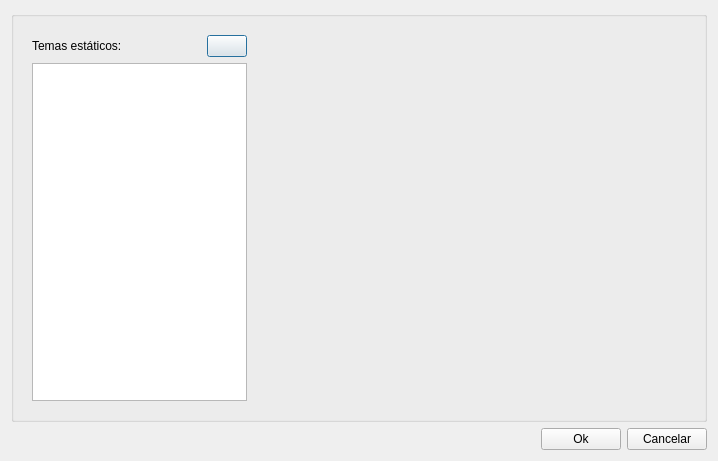
<?xml version="1.0" encoding="UTF-8"?>
<ui version="4.0">
 <class>IntersectionDialogForm</class>
 <widget class="QDialog" name="IntersectionDialogForm">
  <property name="geometry">
   <rect>
    <x>0</x>
    <y>0</y>
    <width>718</width>
    <height>461</height>
   </rect>
  </property>
  <property name="windowTitle">
   <string>Interseção</string>
  </property>
  <layout class="QVBoxLayout" name="verticalLayout_3">
   <item>
    <widget class="QGroupBox" name="groupBox">
     <property name="title">
      <string/>
     </property>
     <layout class="QHBoxLayout" name="horizontalLayout">
      <item>
       <widget class="QStackedWidget" name="layerTypeStc">
        <property name="currentIndex">
         <number>0</number>
        </property>
        <widget class="QWidget" name="themeListPage">
         <layout class="QGridLayout" name="gridLayout_2">
          <item row="0" column="0">
           <widget class="QLabel" name="label">
            <property name="text">
             <string>Temas estáticos:</string>
            </property>
           </widget>
          </item>
          <item row="1" column="0" colspan="2">
           <widget class="QListWidget" name="themeList"/>
          </item>
          <item row="0" column="1">
           <widget class="QPushButton" name="goToGridPageBtn">
            <property name="maximumSize">
             <size>
              <width>50</width>
              <height>50</height>
             </size>
            </property>
            <property name="toolTip">
             <string>Definir grades dinâmicas</string>
            </property>
            <property name="text">
             <string/>
            </property>
            <property name="icon">
             <iconset resource="icons.qrc">
              <normaloff>:/global/icons/next.png</normaloff>:/global/icons/next.png</iconset>
            </property>
           </widget>
          </item>
         </layout>
        </widget>
        <widget class="QWidget" name="dynamicGridListPage">
         <layout class="QGridLayout" name="gridLayout_3">
          <item row="0" column="0">
           <widget class="QLabel" name="label_2">
            <property name="text">
             <string>Grades dinâmicas:</string>
            </property>
           </widget>
          </item>
          <item row="2" column="0" colspan="2">
           <widget class="QTableWidget" name="dynamicGridsTableWidget">
            <property name="editTriggers">
             <set>QAbstractItemView::NoEditTriggers</set>
            </property>
            <property name="selectionMode">
             <enum>QAbstractItemView::SingleSelection</enum>
            </property>
            <property name="selectionBehavior">
             <enum>QAbstractItemView::SelectRows</enum>
            </property>
            <column>
             <property name="text">
              <string>Nome</string>
             </property>
            </column>
            <column>
             <property name="text">
              <string>Selecionar</string>
             </property>
            </column>
           </widget>
          </item>
          <item row="0" column="1">
           <widget class="QPushButton" name="goToThemePageBtn">
            <property name="maximumSize">
             <size>
              <width>50</width>
              <height>50</height>
             </size>
            </property>
            <property name="toolTip">
             <string>Definir temas estáticos</string>
            </property>
            <property name="text">
             <string/>
            </property>
            <property name="icon">
             <iconset resource="icons.qrc">
              <normaloff>:/global/icons/previous.png</normaloff>:/global/icons/previous.png</iconset>
            </property>
           </widget>
          </item>
         </layout>
        </widget>
       </widget>
      </item>
      <item>
       <widget class="QStackedWidget" name="geometryStc">
        <property name="currentIndex">
         <number>0</number>
        </property>
        <widget class="QWidget" name="emptyPage"/>
        <widget class="QWidget" name="rasterPage">
         <layout class="QGridLayout" name="gridLayout">
          <item row="0" column="0" colspan="4">
           <widget class="QLabel" name="label_8">
            <property name="text">
             <string>&lt;!DOCTYPE HTML PUBLIC &quot;-//W3C//DTD HTML 4.0//EN&quot; &quot;http://www.w3.org/TR/REC-html40/strict.dtd&quot;&gt;
&lt;html&gt;&lt;head&gt;&lt;meta name=&quot;qrichtext&quot; content=&quot;1&quot; /&gt;&lt;style type=&quot;text/css&quot;&gt;
p, li { white-space: pre-wrap; }
&lt;/style&gt;&lt;/head&gt;&lt;body style=&quot; font-family:'MS Shell Dlg 2'; font-size:8.25pt; font-weight:400; font-style:normal;&quot;&gt;
&lt;p style=&quot;-qt-paragraph-type:empty; margin-top:0px; margin-bottom:0px; margin-left:0px; margin-right:0px; -qt-block-indent:0; text-indent:0px; font-size:8pt;&quot;&gt;&lt;/p&gt;
&lt;p style=&quot;-qt-paragraph-type:empty; margin-top:0px; margin-bottom:0px; margin-left:0px; margin-right:0px; -qt-block-indent:0; text-indent:0px; font-size:8pt;&quot;&gt;&lt;/p&gt;
&lt;p style=&quot; margin-top:0px; margin-bottom:0px; margin-left:0px; margin-right:0px; -qt-block-indent:0; text-indent:0px;&quot;&gt;&lt;span style=&quot; font-size:8pt;&quot;&gt;Caso o raster de interseção possua várias bandas, informe no campo abaixo o número das bandas que &lt;/span&gt;&lt;span style=&quot; font-size:8pt; font-weight:600;&quot;&gt;serão&lt;/span&gt;&lt;span style=&quot; font-size:8pt;&quot;&gt; incluídas como atributo. Múltiplas bandas devem ser separadas por vírgulas.  Intervalos podem ser especificados com um hífen.&lt;/span&gt;&lt;/p&gt;
&lt;p style=&quot;-qt-paragraph-type:empty; margin-top:0px; margin-bottom:0px; margin-left:0px; margin-right:0px; -qt-block-indent:0; text-indent:0px; font-size:8pt;&quot;&gt;&lt;/p&gt;
&lt;p style=&quot; margin-top:0px; margin-bottom:0px; margin-left:0px; margin-right:0px; -qt-block-indent:0; text-indent:0px;&quot;&gt;&lt;span style=&quot; font-size:8pt; font-weight:600;&quot;&gt;Ex:&lt;/span&gt;&lt;span style=&quot; font-size:8pt;&quot;&gt; Para um arquivo com 10 bandas, o filtro &lt;/span&gt;&lt;span style=&quot; font-size:8pt; font-weight:600;&quot;&gt;&amp;quot;3, 4, 7-9&amp;quot;&lt;/span&gt;&lt;span style=&quot; font-size:8pt;&quot;&gt; irá indicar que apenas as bandas 3, 4, 7, 8 e 9 serão pré processadas.&lt;/span&gt;&lt;/p&gt;
&lt;p style=&quot;-qt-paragraph-type:empty; margin-top:0px; margin-bottom:0px; margin-left:0px; margin-right:0px; -qt-block-indent:0; text-indent:0px; font-size:8pt;&quot;&gt;&lt;/p&gt;
&lt;p style=&quot; margin-top:0px; margin-bottom:0px; margin-left:0px; margin-right:0px; -qt-block-indent:0; text-indent:0px;&quot;&gt;&lt;span style=&quot; font-size:8pt;&quot;&gt;A primeira banda é a número &lt;/span&gt;&lt;span style=&quot; font-size:8pt; font-weight:600;&quot;&gt;zero&lt;/span&gt;&lt;span style=&quot; font-size:8pt;&quot;&gt;. Cada banda selecionada dará origem a uma &lt;/span&gt;&lt;span style=&quot; font-size:8pt; font-weight:600;&quot;&gt;nova coluna&lt;/span&gt;&lt;span style=&quot; font-size:8pt;&quot;&gt; na tabela de atributos dos pontos coletados.&lt;/span&gt;&lt;/p&gt;
&lt;p style=&quot;-qt-paragraph-type:empty; margin-top:0px; margin-bottom:0px; margin-left:0px; margin-right:0px; -qt-block-indent:0; text-indent:0px; font-size:8pt;&quot;&gt;&lt;/p&gt;&lt;/body&gt;&lt;/html&gt;</string>
            </property>
            <property name="alignment">
             <set>Qt::AlignJustify|Qt::AlignVCenter</set>
            </property>
            <property name="wordWrap">
             <bool>true</bool>
            </property>
           </widget>
          </item>
          <item row="1" column="0" colspan="2">
           <widget class="QLabel" name="label_7">
            <property name="text">
             <string>Bandas a serem pré processadas:</string>
            </property>
           </widget>
          </item>
          <item row="1" column="2">
           <widget class="QLineEdit" name="bandLed"/>
          </item>
          <item row="1" column="3">
           <spacer name="horizontalSpacer">
            <property name="orientation">
             <enum>Qt::Horizontal</enum>
            </property>
            <property name="sizeHint" stdset="0">
             <size>
              <width>30</width>
              <height>20</height>
             </size>
            </property>
           </spacer>
          </item>
          <item row="2" column="1">
           <spacer name="verticalSpacer">
            <property name="orientation">
             <enum>Qt::Vertical</enum>
            </property>
            <property name="sizeHint" stdset="0">
             <size>
              <width>75</width>
              <height>120</height>
             </size>
            </property>
           </spacer>
          </item>
         </layout>
        </widget>
        <widget class="QWidget" name="vectorPage">
         <layout class="QVBoxLayout" name="verticalLayout">
          <item>
           <widget class="QLabel" name="label_9">
            <property name="text">
             <string>&lt;!DOCTYPE HTML PUBLIC &quot;-//W3C//DTD HTML 4.0//EN&quot; &quot;http://www.w3.org/TR/REC-html40/strict.dtd&quot;&gt;
&lt;html&gt;&lt;head&gt;&lt;meta name=&quot;qrichtext&quot; content=&quot;1&quot; /&gt;&lt;style type=&quot;text/css&quot;&gt;
p, li { white-space: pre-wrap; }
&lt;/style&gt;&lt;/head&gt;&lt;body style=&quot; font-family:'MS Shell Dlg 2'; font-size:8.25pt; font-weight:400; font-style:normal;&quot;&gt;
&lt;p style=&quot;-qt-paragraph-type:empty; margin-top:0px; margin-bottom:0px; margin-left:0px; margin-right:0px; -qt-block-indent:0; text-indent:0px; font-size:8pt;&quot;&gt;&lt;/p&gt;
&lt;p style=&quot;-qt-paragraph-type:empty; margin-top:0px; margin-bottom:0px; margin-left:0px; margin-right:0px; -qt-block-indent:0; text-indent:0px; font-size:8pt;&quot;&gt;&lt;/p&gt;
&lt;p style=&quot; margin-top:0px; margin-bottom:0px; margin-left:0px; margin-right:0px; -qt-block-indent:0; text-indent:0px;&quot;&gt;&lt;span style=&quot; font-size:8pt;&quot;&gt;Escolha os atributos que serão transferidos para o ponto coletado em caso de interseção entre o ponto e algum objeto do tema.&lt;/span&gt;&lt;/p&gt;
&lt;p style=&quot;-qt-paragraph-type:empty; margin-top:0px; margin-bottom:0px; margin-left:0px; margin-right:0px; -qt-block-indent:0; text-indent:0px; font-size:8pt;&quot;&gt;&lt;/p&gt;
&lt;p style=&quot; margin-top:0px; margin-bottom:0px; margin-left:0px; margin-right:0px; -qt-block-indent:0; text-indent:0px;&quot;&gt;&lt;span style=&quot; font-size:8pt;&quot;&gt;Cada atributo selecionado dará origem a uma &lt;/span&gt;&lt;span style=&quot; font-size:8pt; font-weight:600;&quot;&gt;nova coluna&lt;/span&gt;&lt;span style=&quot; font-size:8pt;&quot;&gt; na tabela de atributos dos pontos coletados. Selecione um atributo por meio de duplo clique em seu nome.&lt;/span&gt;&lt;/p&gt;
&lt;p style=&quot;-qt-paragraph-type:empty; margin-top:0px; margin-bottom:0px; margin-left:0px; margin-right:0px; -qt-block-indent:0; text-indent:0px; font-size:8pt;&quot;&gt;&lt;/p&gt;&lt;/body&gt;&lt;/html&gt;</string>
            </property>
            <property name="alignment">
             <set>Qt::AlignJustify|Qt::AlignVCenter</set>
            </property>
            <property name="wordWrap">
             <bool>true</bool>
            </property>
           </widget>
          </item>
          <item>
           <widget class="QTableWidget" name="vectorAttributesTableWidget">
            <property name="editTriggers">
             <set>QAbstractItemView::NoEditTriggers</set>
            </property>
            <property name="selectionMode">
             <enum>QAbstractItemView::SingleSelection</enum>
            </property>
            <property name="selectionBehavior">
             <enum>QAbstractItemView::SelectRows</enum>
            </property>
            <column>
             <property name="text">
              <string>Atributo</string>
             </property>
            </column>
            <column>
             <property name="text">
              <string>Selecionar</string>
             </property>
            </column>
           </widget>
          </item>
         </layout>
        </widget>
        <widget class="QWidget" name="dynamicGridPage">
         <layout class="QVBoxLayout" name="verticalLayout_2">
          <item>
           <widget class="QLabel" name="label_3">
            <property name="text">
             <string>&lt;!DOCTYPE HTML PUBLIC &quot;-//W3C//DTD HTML 4.0//EN&quot; &quot;http://www.w3.org/TR/REC-html40/strict.dtd&quot;&gt;
&lt;html&gt;&lt;head&gt;&lt;meta name=&quot;qrichtext&quot; content=&quot;1&quot; /&gt;&lt;style type=&quot;text/css&quot;&gt;
p, li { white-space: pre-wrap; }
&lt;/style&gt;&lt;/head&gt;&lt;body style=&quot; font-family:'MS Shell Dlg 2'; font-size:8.25pt; font-weight:400; font-style:normal;&quot;&gt;
&lt;p align=&quot;justify&quot; style=&quot;-qt-paragraph-type:empty; margin-top:0px; margin-bottom:0px; margin-left:0px; margin-right:0px; -qt-block-indent:0; text-indent:0px; font-size:8pt;&quot;&gt;&lt;/p&gt;
&lt;p align=&quot;justify&quot; style=&quot;-qt-paragraph-type:empty; margin-top:0px; margin-bottom:0px; margin-left:0px; margin-right:0px; -qt-block-indent:0; text-indent:0px; font-size:8pt;&quot;&gt;&lt;/p&gt;
&lt;p align=&quot;justify&quot; style=&quot; margin-top:0px; margin-bottom:0px; margin-left:0px; margin-right:0px; -qt-block-indent:0; text-indent:0px;&quot;&gt;&lt;span style=&quot; font-size:8pt;&quot;&gt;Durante a interseção com grades dinâmicas (ou seja, fontes de dados do módulo de coleta), sempre será usada a última grade adicionada na base de dados.&lt;/span&gt;&lt;/p&gt;
&lt;p align=&quot;justify&quot; style=&quot;-qt-paragraph-type:empty; margin-top:0px; margin-bottom:0px; margin-left:0px; margin-right:0px; -qt-block-indent:0; text-indent:0px; font-size:8pt;&quot;&gt;&lt;/p&gt;
&lt;p align=&quot;justify&quot; style=&quot; margin-top:0px; margin-bottom:0px; margin-left:0px; margin-right:0px; -qt-block-indent:0; text-indent:0px;&quot;&gt;&lt;span style=&quot; font-size:8pt;&quot;&gt;Cada fonte de dados selecionada dará origem a uma &lt;/span&gt;&lt;span style=&quot; font-size:8pt; font-weight:600;&quot;&gt;nova coluna&lt;/span&gt;&lt;span style=&quot; font-size:8pt;&quot;&gt; na tabela de atributos dos pontos coletados. Selecione uma fonte de dados por meio de duplo clique em seu nome.&lt;/span&gt;&lt;/p&gt;&lt;/body&gt;&lt;/html&gt;</string>
            </property>
            <property name="alignment">
             <set>Qt::AlignJustify|Qt::AlignVCenter</set>
            </property>
            <property name="wordWrap">
             <bool>true</bool>
            </property>
           </widget>
          </item>
          <item>
           <spacer name="verticalSpacer_2">
            <property name="orientation">
             <enum>Qt::Vertical</enum>
            </property>
            <property name="sizeHint" stdset="0">
             <size>
              <width>20</width>
              <height>40</height>
             </size>
            </property>
           </spacer>
          </item>
         </layout>
        </widget>
       </widget>
      </item>
     </layout>
    </widget>
   </item>
   <item>
    <layout class="QHBoxLayout">
     <item>
      <spacer>
       <property name="orientation">
        <enum>Qt::Horizontal</enum>
       </property>
       <property name="sizeHint" stdset="0">
        <size>
         <width>40</width>
         <height>20</height>
        </size>
       </property>
      </spacer>
     </item>
     <item>
      <widget class="QPushButton" name="okBtn">
       <property name="toolTip">
        <string>&lt;html&gt;&lt;head&gt;&lt;meta name=&quot;qrichtext&quot; content=&quot;1&quot; /&gt;&lt;style type=&quot;text/css&quot;&gt;
p, li { white-space: pre-wrap; }
&lt;/style&gt;&lt;/head&gt;&lt;body style=&quot; font-family:'MS Shell Dlg 2'; font-size:8.25pt; font-weight:400; font-style:normal;&quot;&gt;
&lt;p style=&quot; margin-top:0px; margin-bottom:0px; margin-left:0px; margin-right:0px; -qt-block-indent:0; text-indent:0px;&quot;&gt;Salvar alterações&lt;/p&gt;&lt;/body&gt;&lt;/html&gt;</string>
       </property>
       <property name="text">
        <string>Ok</string>
       </property>
       <property name="icon">
        <iconset resource="icons.qrc">
         <normaloff>:/global/icons/ok.png</normaloff>:/global/icons/ok.png</iconset>
       </property>
      </widget>
     </item>
     <item>
      <widget class="QPushButton" name="cancelBtn">
       <property name="toolTip">
        <string>&lt;html&gt;&lt;head&gt;&lt;meta name=&quot;qrichtext&quot; content=&quot;1&quot; /&gt;&lt;style type=&quot;text/css&quot;&gt;
p, li { white-space: pre-wrap; }
&lt;/style&gt;&lt;/head&gt;&lt;body style=&quot; font-family:'MS Shell Dlg 2'; font-size:8.25pt; font-weight:400; font-style:normal;&quot;&gt;
&lt;p style=&quot; margin-top:0px; margin-bottom:0px; margin-left:0px; margin-right:0px; -qt-block-indent:0; text-indent:0px; font-size:8pt;&quot;&gt;Cancelar alterações&lt;/p&gt;&lt;/body&gt;&lt;/html&gt;</string>
       </property>
       <property name="text">
        <string>Cancelar</string>
       </property>
       <property name="icon">
        <iconset resource="icons.qrc">
         <normaloff>:/global/icons/cancel.png</normaloff>:/global/icons/cancel.png</iconset>
       </property>
      </widget>
     </item>
    </layout>
   </item>
  </layout>
 </widget>
 <resources>
  <include location="icons.qrc"/>
 </resources>
 <connections/>
</ui>
